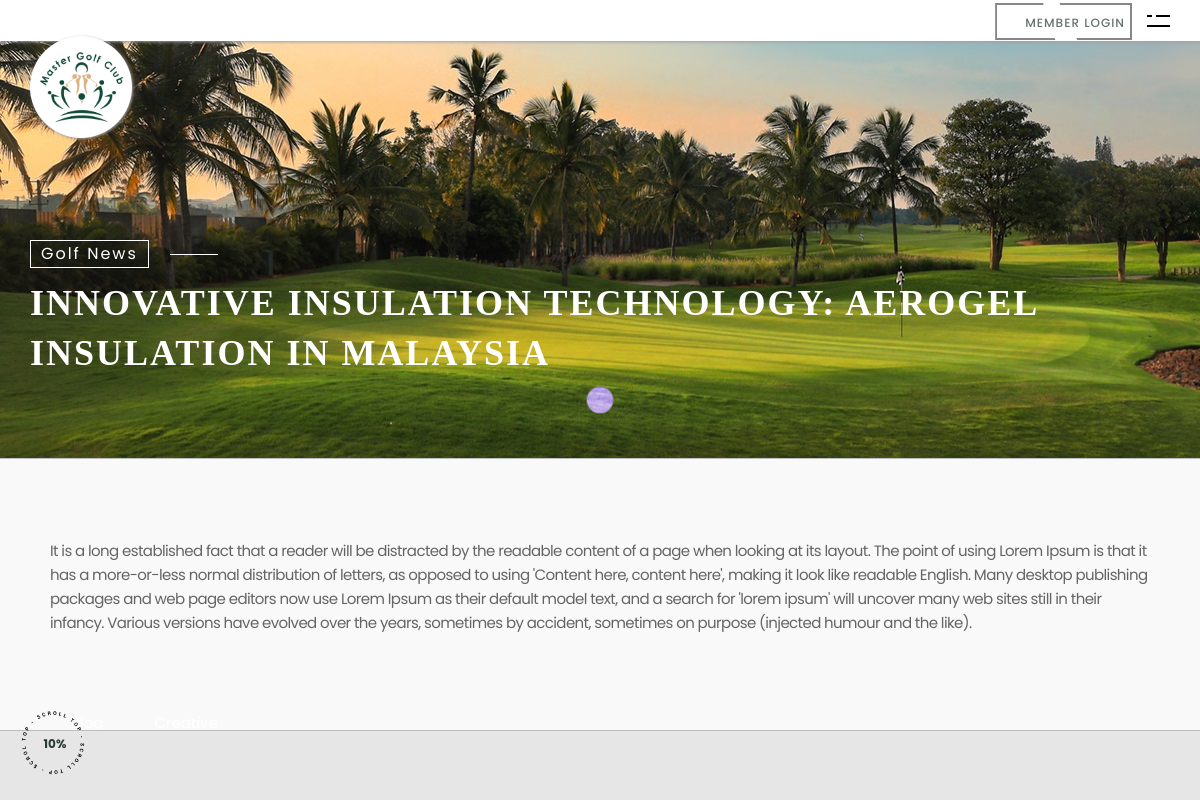
Page /news on the committed database.
### apis/models.py (models this page shows)
class BlogModel(models.Model):
    blogDate = models.DateField()
    blogTitle = models.CharField(max_length=255)
    blogDescription = HTMLField()
    blogImage = models.ImageField(upload_to='blog_images/', null=True, blank=True)
    hideStatus = models.IntegerField(default=0)
    createdAt = models.DateTimeField(auto_now_add=True)
    updatedAt = models.DateTimeField(auto_now=True)

### apis/views.py (the view)
# urls.py: path('news', news_view, name='news'),
def news_view(request):
    courses = CourseModel.objects.filter(hideStatus=0).order_by('-createdAt')
    blogs = BlogModel.objects.filter(hideStatus=0).order_by('-blogDate')
    context = {
        'courses': courses,
        'blogs': blogs
    }
    return render(request, 'news.html', context)

### templates/news.html (shortened to what this page needs)
{% load static %}
<!DOCTYPE html>
<html lang="en-US">
<head>
    <link href="{% static 'css/plugins.css' %}" rel="stylesheet" type="text/css" />
    <link href="{% static 'css/style.css' %}" rel="stylesheet">
    <link href="{% static 'css/jBox.all.css' %}" rel="stylesheet">
    <link href="{% static 'css/intlTelInput.min.css' %}" rel="stylesheet">
</head>
<body class="v-light not-home dsn-effect-scroll dsn-ajax">
    <div class="site-header dsn-container dsn-load-animate">
        <div class="extend-container d-flex w-100 align-items-baseline justify-content-between align-items-end">
            <div class="inner-header p-relative d-flex">
                <div class="main-logo">
                    <a href="/">
                        <img class="dark-logo"
                        src="{% static 'img/logo.png' %}" alt="" />
                    </a>
                </div>
            </div>
			<div class="inner-header p-relative d-flex">
				<div class="menu-icon d-flex align-items-baseline">
					<div class="text-menu tee-time p-relative font-heading text-transform-upper btea-time">
						<div class="image-zoom w-auto d-inline-block" data-dsn="parallax">
							<a href="https://mastergolf.lajix.com/member/login" target="_blank" class="dsn-button ">
								 <span class="dsn-border border-color-default"></span>
								 <span class="text-button">Member Login</span>
							</a>
						</div>
					</div>
				</div>
			   <div class="menu-icon mob d-flex align-items-baseline">
					<div class="text-menu hmbrg p-relative font-heading text-transform-upper">
						<div class="p-absolute text-button">Menu</div>
						<div class="p-absolute text-open">Open</div>
						<div class="p-absolute text-close">Close</div>
					</div>
					<div class="icon-m" data-dsn="parallax" data-dsn-move="10">
						<span class="menu-icon-line p-relative d-inline-block icon-top"></span>
						<span class="menu-icon-line p-relative d-inline-block icon-center"></span>
						<span class="menu-icon-line p-relative d-block icon-bottom"></span>
					</div>
				</div>
			</div>
        </div>
    </div>
    <main class="main-root">
        <div id="dsn-scrollbar">
            <div class="main-content">
                <header class="header-page over-hidden p-relative header-padding-top header-padding-bottom border-bottom dsn-header-animation" style="background: url('{{ STATIC_URL }}img/banners/promoters.jpg');">
					<div class="dsn-container">
						<div class="content-hero p-relative d-flex flex-column h-100 dsn-hero-parallax-title">
							<p class="subtitle p-relative line-shap line-shap-after">
								<span class="pl-10 pr-10 background-main dsn-load-animate">Golf News</span>
							</p>
							<h1 class="title mt-10 dsn-load-animate text-transform-upper">
								{% if current_blog %}
									{{ current_blog.blogTitle }}
								{% else %}
									{% for blog in blogs %}
										{% if forloop.first %}
											{{ blog.blogTitle }}
										{% endif %}
									{% endfor %}
								{% endif %}
							</h1>
						</div>
					</div>
				</header>
<div class="wrapper">
    <div class="root-blog">
        <div class="container">
            <div class="dsn-posts">
                <div class="news-content mt-section">
                    <div class="news-content-inner">
                        <div class="post-content">
                            {% if current_blog %}
                                <p>{{ current_blog.blogDescription|safe }}</p>
                            {% else %}
                                {% for blog in blogs %}
                                    {% if forloop.first %}
                                        <p>{{ blog.blogDescription|safe }}</p>
                                    {% endif %}
                                {% endfor %}
                            {% endif %}
                            <div class="post-tags p-relative">
                                <a class="fz-16" href="#">
                                    <span class="post_tag post_tag">Blog</span>
                                </a>
                                <a class="fz-16" href="#">
                                    <span class="post_tag post_tag">Creative</span>
                                </a>
                            </div>
                        </div>
                    </div>
                </div>
            </div>
        </div>
    </div>
</div>
				<footer class="footer p-relative">
					<section class="next-page p-relative section-padding border-bottom">
					</section>
				</footer>
	</div>
	</div>
	</main>
    <div class="scroll-to-top">
        <img src="{% static 'img/scroll_top.svg' %}" alt="">
        <div class="box-numper">
            <span>10%</span>
        </div>
    </div>
    <div class="cursor">
    </div>
</body>
</html>

### rows in the picture
BlogModel: blogTitle "INNOVATIVE INSULATION TECHNOLOGY: AEROGEL INSULATION IN MALAYSIA", blogDescription "It is a long established fact that a reader will be distracted by the readable content of a page when looking at its layout. The point of using Lorem Ipsum is that it has a more-or-less normal distribution of letters, as opposed to using 'Content here, content here', making it look like readable English. Many desktop publishing packages and web page editors now use Lorem Ipsum as their default model text, and a search for 'lorem ipsum' will uncover many web sites still in their infancy. Various versions have evolved over the years, sometimes by accident, sometimes on purpose (injected humour and the like)."
